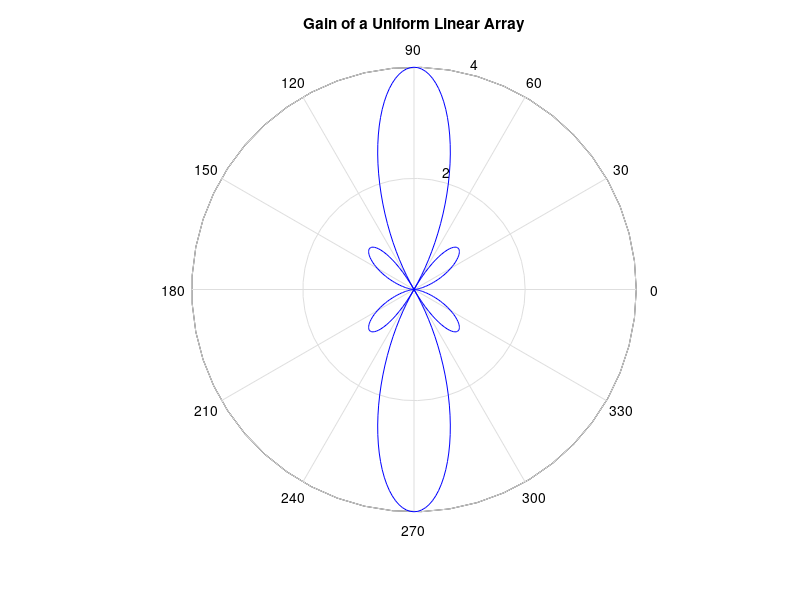

Write the MATLAB code that produced this figure.
clear all
close all

f=1e9;
c=3e8;
l=c/f;
d=l/2;
no_elements=4;

theta=0:pi/180:2*pi;
r=zeros(1,length(theta));

for n=1:no_elements
  dx(n,:)=(n-1)*d*cos(theta);
  r=r+exp(-i*2*pi*(dx(n,:)/l));
end

polar(theta,abs(r),'b')
title ('Gain of a Uniform Linear Array')